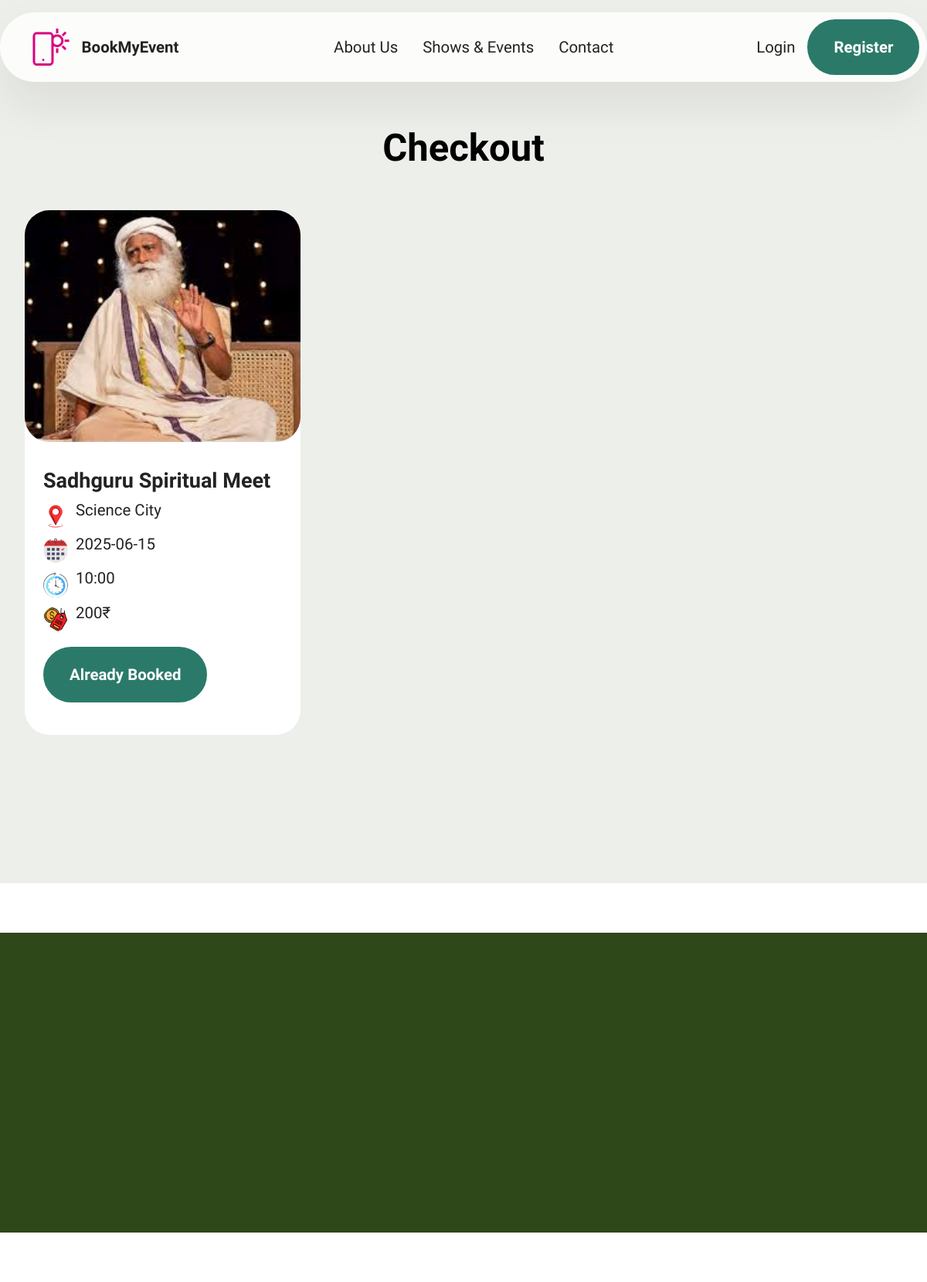
The page /payment/10/ on the database its author committed.
### myapp/models.py (models this page shows, shortened)
class BookEvent(models.Model):
	user = models.ForeignKey(User, on_delete=models.CASCADE)
	event = models.ForeignKey(Event, on_delete=models.CASCADE)
	event_price = models.PositiveIntegerField()
	ticket_qty = models.PositiveIntegerField()
	total_price = models.PositiveIntegerField(default=0)
	payment_status = models.BooleanField(default=False)

class Event(models.Model):
	manager = models.ForeignKey(User, on_delete=models.CASCADE)
	event_name = models.CharField(max_length=100)
	event_date = models.CharField(max_length=100)
	event_time = models.CharField(max_length=100)
	event_venue = models.CharField(max_length=100)
	event_price = models.PositiveIntegerField()
	event_picture = models.ImageField(upload_to = "event_picture/", default="")

### myapp/views.py (the view)
# urls.py: path('payment/<int:pk>/', views.payment, name='payment'),
def payment(request, pk):
	bookevent = BookEvent.objects.get(pk = pk)
	total_price = bookevent.total_price
	be=bookevent.pk
	print("BE : ",be)
	return render(request, 'payment.html', {'bookevent':bookevent, 'total_price':total_price, 'be':be})

### myapp/templates/payment.html (shortened to what this page needs)
{% extends 'header.html' %}
{% load static %}
{% block content %}
<!DOCTYPE html>
<html  >
<head>
  <link rel="stylesheet" href="{% static 'assets/web/assets/mobirise-icons2/mobirise2.css' %}">
  <link rel="stylesheet" href="{% static 'assets/bootstrap/css/bootstrap.min.css' %}">
  <link rel="stylesheet" href="{% static 'assets/bootstrap/css/bootstrap-grid.min.css' %}">
  <link rel="stylesheet" href="{% static 'assets/bootstrap/css/bootstrap-reboot.min.css' %}">
  <link rel="stylesheet" href="{% static 'assets/animatecss/animate.css' %}">
  <link rel="stylesheet" href="{% static 'assets/dropdown/css/style.css' %}">
  <link rel="stylesheet" href="{% static 'assets/socicon/css/styles.css' %}">
  <link rel="stylesheet" href="{% static 'assets/theme/css/style.css' %}">
  <link rel="preload" as="style" href="{% static 'assets/mobirise/css/mbr-additional.css' %}?v=WsYdHF"><link rel="stylesheet" href="{% static 'assets/mobirise/css/mbr-additional.css' %}?v=WsYdHF" type="text/css">
</head>
<body>
<section data-bs-version="5.1" class="pricing02 cid-uah8IfTh7X" id="pricing02-2z">
  <div class="container">
    <div class="row justify-content-center">
      <div class="col-12 content-head">
        <div class="mbr-section-head mb-5">
          <h4 class="mbr-section-title mbr-fonts-style align-center mb-0 display-2">
            <strong>Checkout</strong></h4>
        </div>
      </div>
    </div>
    <div class="row">
      <div class="item features-image col-12 col-md-6 col-lg-4">
        <div class="item-wrapper">
          <div class="item-img">
            <img src="{{bookevent.event.event_picture.url}}" alt="Mobirise Website Builder">
          </div>
          <div class="item-content">
            <h6 class="item-title mbr-fonts-style display-5">
              <strong>{{bookevent.event.event_name}}</strong>
            </h6>
            <h6 class="item-subtitle mbr-fonts-style display-7">
              <div class="location-container">
                  <img src="{% static 'assets/images/loc.jpeg' %}" alt="Location Icon" class="location-icon" style="height: 2rem; width: 2rem;">
                  <p>{{bookevent.event.event_venue}}</p>
              </div>
            </h6>
            <h6 class="item-subtitle mbr-fonts-style display-7">
              <div class="location-container">
                  <img src="{% static 'assets/images/date.png' %}" alt="Location Icon" class="location-icon" style="height: 2rem; width: 2rem;">
                  <p>{{bookevent.event.event_date}}</p>
              </div>
              <h6 class="item-subtitle mbr-fonts-style display-7">
              <div class="location-container">
                  <img src="{% static 'assets/images/time.png' %}" alt="Location Icon" class="location-icon" style="height: 2rem; width: 2rem;">
                  <p>{{bookevent.event.event_time}}</p>
              </div>
            </h6>
            <h6 class="item-subtitle mbr-fonts-style display-7">
              <div class="location-container">
                  <img src="{% static 'assets/images/price.png' %}" alt="Location Icon" class="location-icon" style="height: 2rem; width: 2rem;">
                  <p>{{bookevent.event.event_price}}₹</p>
              </div>
            </h6>
            <div class="mbr-section-btn item-footer">{% if bookevent.payment_status == False %}
              <form method="post">
                <input type="hidden" id="net_price" name="amount" value="{{total_price}}">
                  <button type="button" class="btn item-btn btn-primary display-7" id="checkout-button">Proceed For Payment</button>
              </form>
              {% else %}<a href=""disabled class="btn item-btn btn-primary display-7" disabled>Already Booked</a>
              {% endif %}</div>
          </div>
        </div>
      </div>
    </div>
  </div>
</section>
<section class="display-7" style="padding: 0;align-items: center;justify-content: center;flex-wrap: wrap;    align-content: center;display: flex;position: relative;height: 4rem;"></section>
  </body>
</html>
{% endblock %}

### myapp/static/assets/theme/css/style.css (style rules this page uses)
section { background-color: #ffffff; }
body { font-style: normal; line-height: 1.5; font-weight: 400; color: #232323; position: relative; }
section, .container, .container-fluid { position: relative; word-wrap: break-word; }
a { font-style: normal; font-weight: 400; cursor: pointer; }
a, a:hover { text-decoration: none; }
.mbr-section-title { font-style: normal; line-height: 1.3; }
h1, h2, h3, h4, h5, h6, .display-1, .display-2, .display-4, .display-5, .display-7, span, p, a { line-height: 1; word-break: break-word; word-wrap: break-word; font-weight: 400; }
b, strong { font-weight: bold; }
section { background-position: 50% 50%; background-repeat: no-repeat; background-size: cover; }
.align-center { text-align: center; }
img, iframe { display: block; width: 100%; }
.mbr-section-btn { margin-left: -0.6rem; margin-right: -0.6rem; font-size: 0; }
.btn { font-weight: 600; border-width: 1px; font-style: normal; margin: 0.6rem 0.6rem; white-space: normal; transition: all 0.2s ease-in-out; display: inline-flex; align-items: center; justify-content: center; word-break: break-word; }
.row { display: -webkit-flex; -webkit-flex-wrap: wrap; }
.justify-content-center { -webkit-justify-content: center; }
html, body { height: auto; min-height: 100vh; }
.row > * { padding-right: 1rem; padding-left: 1rem; }
.container, .container-fluid { padding-left: 16px; padding-right: 16px; }
.row { margin-left: -16px; margin-right: -16px; }
.row > [class*=col] { padding-left: 16px; padding-right: 16px; }
.item { position: relative; }

### myapp/templates/payment.html (style rules this page uses)
.location-container { display: flex; align-items: center; }
.location-icon { margin-right: 10px; }

### rows shown on the page
BookEvent: event.event_picture (picture), event.event_name "Sadhguru Spiritual Meet", event.event_venue "Science City", event.event_date "2025-06-15", event.event_time "10:00", event.event_price "200"
